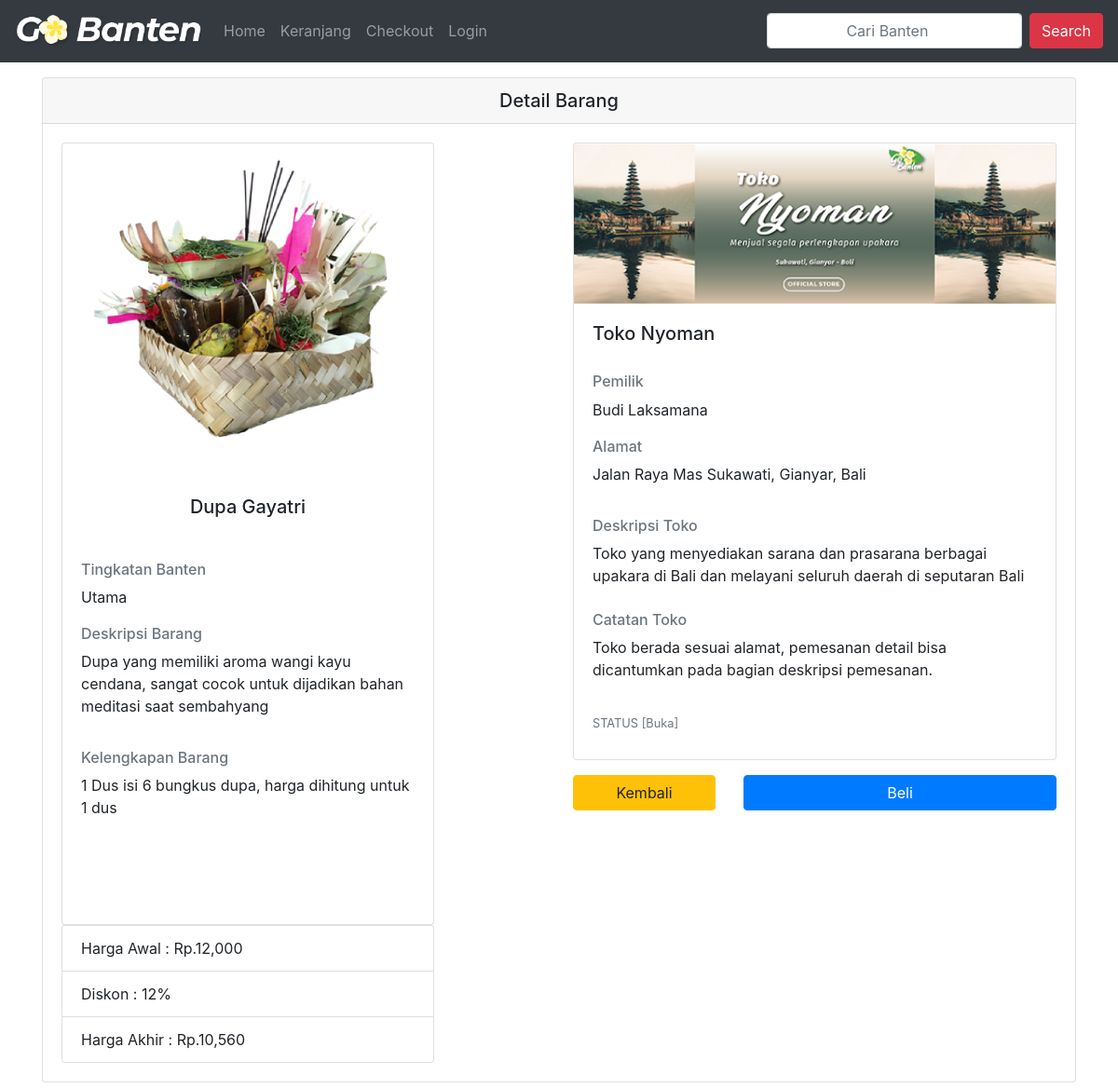
/user/index.php?page=Detail&id=20, run on the app's committed database.
### tables this page shows
CREATE TABLE `detailbanten` (
  `id_detail` int(11) NOT NULL,
  `id_banten` int(11) NOT NULL,
  `id_tingkatan` int(11) NOT NULL,
  `stok_detail` int(11) NOT NULL,
  `hargaawal_detail` int(11) NOT NULL,
  `diskon_detail` int(11) NOT NULL,
  `hargaakhir_detail` int(11) NOT NULL
);

CREATE TABLE `banten` (
  `id_banten` int(11) NOT NULL,
  `id_kategori` int(11) NOT NULL,
  `id_toko` int(11) NOT NULL,
  `nama_banten` varchar(100) NOT NULL,
  `deskripsi_banten` varchar(200) NOT NULL,
  `kelengkapan_banten` varchar(200) NOT NULL,
  `foto_banten` varchar(100) NOT NULL
);

CREATE TABLE `tingkatanbanten` (
  `id_tingkatan` int(11) NOT NULL,
  `nama_tingkatan` varchar(30) NOT NULL
);

CREATE TABLE `toko` (
  `id_toko` int(11) NOT NULL,
  `nama_toko` varchar(100) NOT NULL,
  `alamat_toko` varchar(300) NOT NULL,
  `kota_toko` varchar(100) NOT NULL,
  `provinsi_toko` varchar(100) NOT NULL,
  `kodepos_toko` varchar(100) NOT NULL,
  `deskripsi_toko` varchar(400) NOT NULL,
  `catatan_toko` varchar(400) NOT NULL,
  `status_toko` varchar(50) NOT NULL,
  `foto_toko` varchar(100) NOT NULL,
  `id_wilayah` int(11) NOT NULL
);

CREATE TABLE `penjual` (
  `id_penjual` int(11) NOT NULL,
  `namadepan_penjual` varchar(50) NOT NULL,
  `namabelakang_penjual` varchar(50) NOT NULL,
  `email_penjual` varchar(100) NOT NULL,
  `hp_penjual` varchar(14) NOT NULL,
  `dompet_penjual` int(11) NOT NULL,
  `foto_penjual` varchar(100) NOT NULL,
  `username_penjual` varchar(100) NOT NULL,
  `password_penjual` varchar(100) NOT NULL,
  `id_toko` int(11) NOT NULL,
  `id_bank` int(11) NOT NULL,
  `rekening_penjual` varchar(100) NOT NULL
);

CREATE TABLE `wilayah` (
  `id_wilayah` int(11) NOT NULL,
  `provinsi_wilayah` varchar(50) NOT NULL,
  `kota_wilayah` varchar(65) NOT NULL
);

### user/content/detail.php (the view)
<?php
$id_detail = $_GET['id'];
$query = "SELECT * FROM detailbanten db INNER JOIN banten b ON db.id_banten = b.id_banten INNER JOIN toko t ON t.id_toko = b.id_toko INNER JOIN tingkatanbanten tb ON tb.id_tingkatan=db.id_tingkatan INNER JOIN penjual p ON p.id_toko=t.id_toko INNER JOIN wilayah w ON w.id_wilayah=t.id_wilayah WHERE db.id_detail = '$id_detail'";
$ambil = $koneksi->query($query);
$banten = $ambil->fetch_assoc();
$id_toko = $banten['id_toko'];
$id_detail = $banten['id_detail'];
?>
<div class="container-fluid">
	<div class="container mt-3 mb-3">
		<div class="card">
			<h5 class="card-header text-center">
				Detail Barang
			</h5>
			<div class="card-body">
				<div class="row">
					<div class="col-6">
						<div class="row">
							<div class="col">
								<div class="card" style="width: 25rem;">
									<img class="card-img-top center" src="<?php echo BASEURL ?>assets/img_banten/fullsize/<?php echo $banten['foto_banten'] ?>" alt="Card image cap" style="height: 90%; width: 90%; overflow: auto;">
									<div class="card-body" style="height: 30rem;">
										<h5 class="card-title  text-center" style="height: 4rem;">
											<?php echo $banten['nama_banten']; ?>
										</h5>
										<h6 class="card-subtitle mb-2 text-muted" >Tingkatan Banten</h6>
										<p class="card-text" style="height: 2rem;">
											<?php echo $banten['nama_tingkatan'];?>
										</p>
										<h6 class="card-subtitle mb-2 text-muted" >Deskripsi Barang</h6>
										<p class="card-text" style="height: 6rem;">
											<?php echo $banten['deskripsi_banten'];?>
										</p>
										<h6 class="card-subtitle mb-2 text-muted" >Kelengkapan Barang</h6>
										<p class="card-text" style="height: 6rem;">
											<?php echo $banten['kelengkapan_banten']; ?>
										</p>
									</div>
								</div>
							</div>
						</div>
						<div class="card" style="width: 25rem;">
							<ul class="list-group list-group-flush">
								<li class="list-group-item">
									Harga Awal : Rp.<?php echo number_format($banten['hargaawal_detail']); ?>
								</li>
								<li class="list-group-item">
									Diskon : <?php echo $banten['diskon_detail']; ?>%
								</li>
								<li class="list-group-item">
									Harga Akhir : Rp.<?php echo number_format($banten['hargaakhir_detail']); ?>
								</li>
							</ul>
						</div>
					</div>
					<div class="col-6">
						<div class="row">
							<div class="col">
								<div class="card mb-3">
									<img class="card-img-top" src="<?php echo BASEURL; ?>assets/img/toko/<?php echo $banten['foto_toko']; ?>" alt="Card image cap">
									<div class="card-body">
										<h5 class="card-title" style="height: 3rem;">
											<?php echo $banten['nama_toko']; ?>
										</h5>
										<h6 class="card-subtitle mb-2 text-muted" >Pemilik </h6>
										<p class="card-text" style="height: 2rem;">
											<?php echo $banten['namadepan_penjual']." ".$banten['namabelakang_penjual']; ?>
										</p>
										<h6 class="card-subtitle mb-2 text-muted" >Alamat </h6>
										<p class="card-text" style="height: 3rem;">
											<?php echo $banten['alamat_toko'];?>, <?php echo $banten['kota_wilayah']; ?>, <?php echo $banten['provinsi_wilayah']; ?>
										</p>
										<h6 class="card-subtitle mb-2 text-muted" >Deskripsi Toko</h6>
										<p class="card-text" style="height: 4rem;">
											<?php echo $banten['deskripsi_toko']; ?>
										</p>
										<h6 class="card-subtitle mb-2 text-muted" >Catatan Toko</h6>
										<p class="card-text"style="height: 4rem;">
											<?php echo $banten['catatan_toko']; ?>
										</p>
										<p class="card-text" style="height: 2rem;">
											<small class="text-muted">
												STATUS [<?php echo $banten['status_toko']; ?>]
											</small>
										</p>
									</div>
								</div>
							</div>
						</div>
						<div class="row">
							<div class="col-4">
								<a href="index.php?page=Home" class="btn btn-warning btn-block">Kembali</a>
							</div>
							<div class="col-8">
								<a class="btn btn-primary btn-block " href="beli.php?page=Beli&type=null&id=<?php echo $id_detail; ?>&toko=<?php echo $id_toko; ?>" role="button" name="btnDetailBeliBarang" id="btnDetailBeliBarang" >
									Beli
								</a>
							</div>
						</div>
					</div>
				</div>
			</div>
		</div>

### assets/css/style.css (style rules this page uses)
img.center { display: flex; justify-content: center; align-items: center; margin: auto; width: 75%; display: block; overflow: auto; }

### data on the page
detailbanten: id_banten.foto_banten (picture), id_banten.nama_banten "Dupa Gayatri", id_tingkatan.nama_tingkatan "Utama", id_banten.deskripsi_banten "Dupa yang memiliki aroma wangi kayu cendana, sangat cocok untuk dijadikan bahan meditasi saat sembahyang", id_banten.kelengkapan_banten "1 Dus isi 6 bungkus dupa, harga dihitung untuk 1 dus", hargaawal_detail "12,000", diskon_detail "12", hargaakhir_detail "10,560", toko.foto_toko (picture), toko.nama_toko "Toko Nyoman", penjual.namadepan_penjual "Budi", penjual.namabelakang_penjual "Laksamana", toko.alamat_toko "Jalan Raya Mas Sukawati", wilayah.kota_wilayah "Gianyar", wilayah.provinsi_wilayah "Bali", toko.deskripsi_toko "Toko yang menyediakan sarana dan prasarana berbagai upakara di Bali dan melayani seluruh daerah di seputaran Bali", toko.catatan_toko "Toko berada sesuai alamat, pemesanan detail bisa dicantumkan pada bagian deskripsi pemesanan.", toko.status_toko "Buka"
